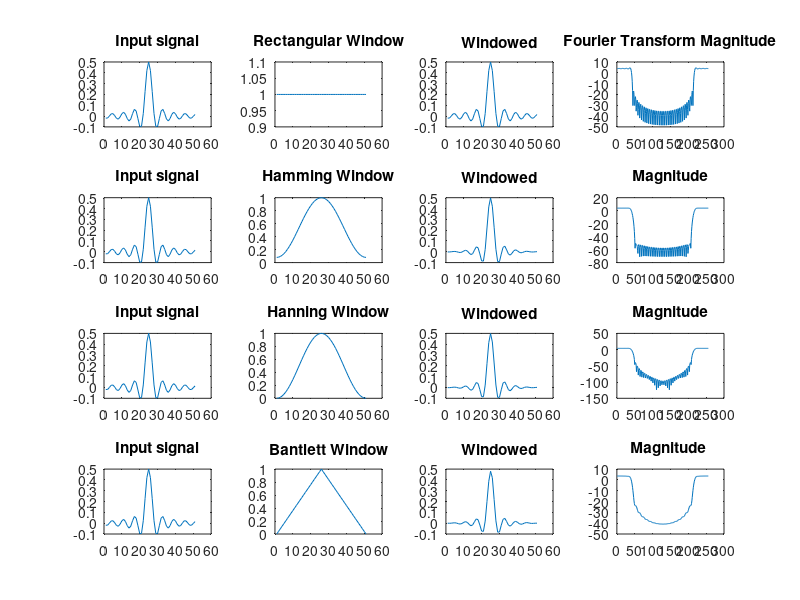

MATLAB code to generate this figure:
%Design Of FIR filter
clc;
clear all;
close all;
N = 51;
wc = pi/2;
a = (N-1)/2;

for n = 1:N
    if (n == a)
        hd(n) = wc/pi
    else
        hd(n) = (wc * sin ( n - a )) / (pi * (n - a));
    end
end

figure;
subplot(4,4,1);
plot(hd);
title("Input signal");

%rectangular window
w = boxcar(N)
subplot(4,4,2);
plot(w);
title("Rectangular Window")

% Apply the window to the filter response
hd_windowed = hd .* w';
subplot(4,4,3);
plot(hd_windowed);
title("Windowed");

%Fourrier Transform Magnitude
output = 20 * log10(abs(fft(hd_windowed, 256)))
subplot(4,4,4);
plot(output);
title("Fourier Transform Magnitude");

subplot(4,4,5);
plot(hd);
title("Input signal");

%Hamming Window
w1 = hamming(N)
subplot(4,4,6);
plot(w1);
title("Hamming Window")

% Apply the hamming window to the filter response
hd_windowed1 = hd .* w1';
subplot(4,4,7);
plot(hd_windowed1);
title("Windowed");

%Fourrier Transform Magnitude
output1 = 20 * log10(abs(fft(hd_windowed1, 256)))
subplot(4,4,8);
plot(output1);
title("Magnitude");

subplot(4,4,9);
plot(hd);
title("Input signal");

%Hanning Window
w2 = hanning(N)
subplot(4,4,10);
plot(w2);
title("Hanning Window")

% Apply the hanning window to the filter response
hd_windowed2 = hd .* w2';
subplot(4,4,11);
plot(hd_windowed1);
title("Windowed");

%Fourrier Transform Magnitude
output2 = 20 * log10(abs(fft(hd_windowed2, 256)))
subplot(4,4,12);
plot(output2);
title("Magnitude");

subplot(4,4,13);
plot(hd);
title("Input signal");

%bartlett Window
w3 = bartlett(N)
subplot(4,4,14);
plot(w3);
title("Bantlett Window")

% Apply the bartlett window to the filter response
hd_windowed3 = hd .* w3';
subplot(4,4,15);
plot(hd_windowed3);
title("Windowed");

%Fourrier Transform Magnitude
output3 = 20 * log10(abs(fft(hd_windowed3, 256)))
subplot(4,4,16);
plot(output3);
title("Magnitude ");
